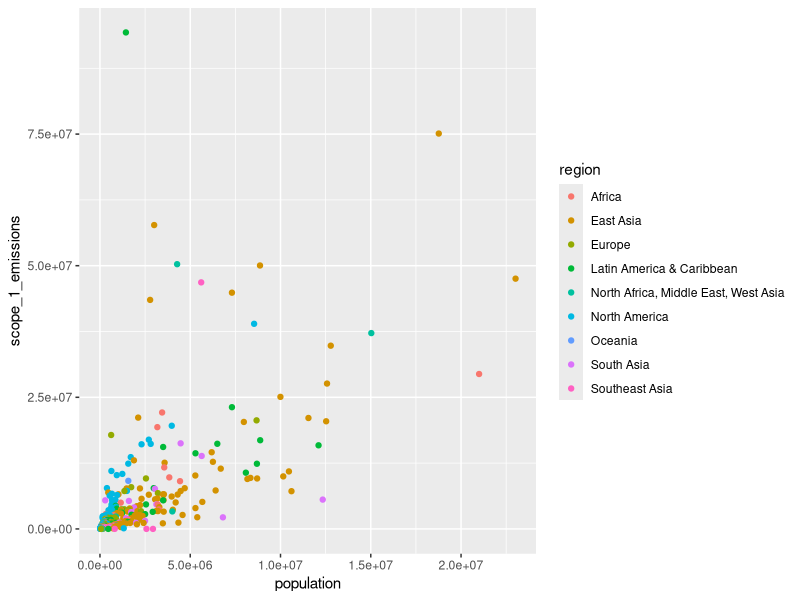

Source code (R):
library(tidyverse)

dataset <- read.csv("climate_dataset.csv", fileEncoding="latin1")


ggplot(data = dataset) +
  geom_point(mapping = aes(x = population, y = scope_1_emissions, color=region))
